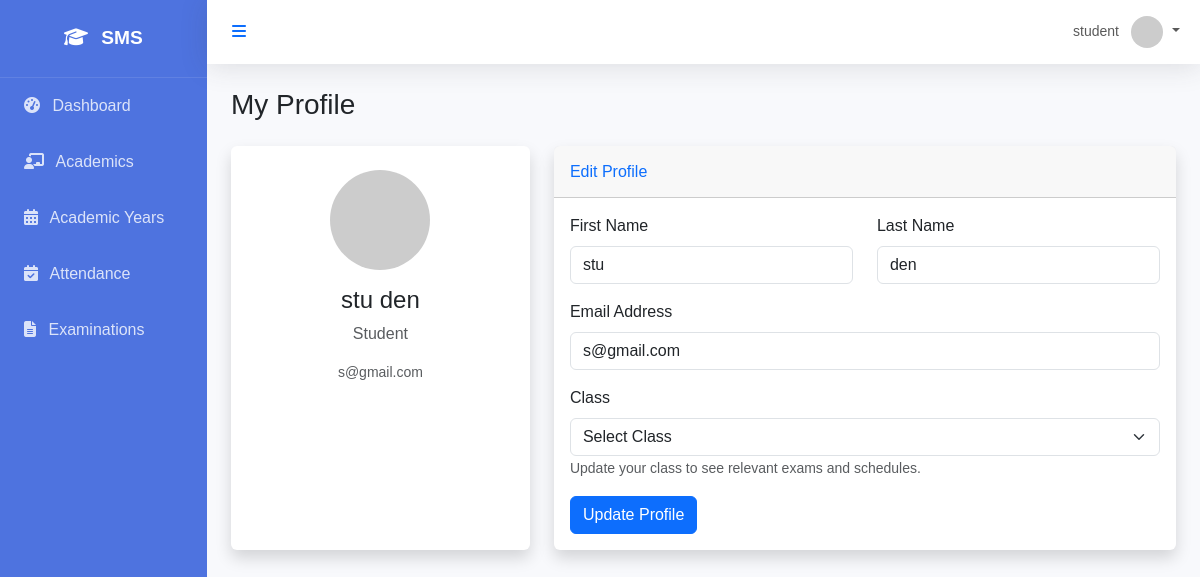
/profile/ (signed in), run on an earlier commit of the app's database.
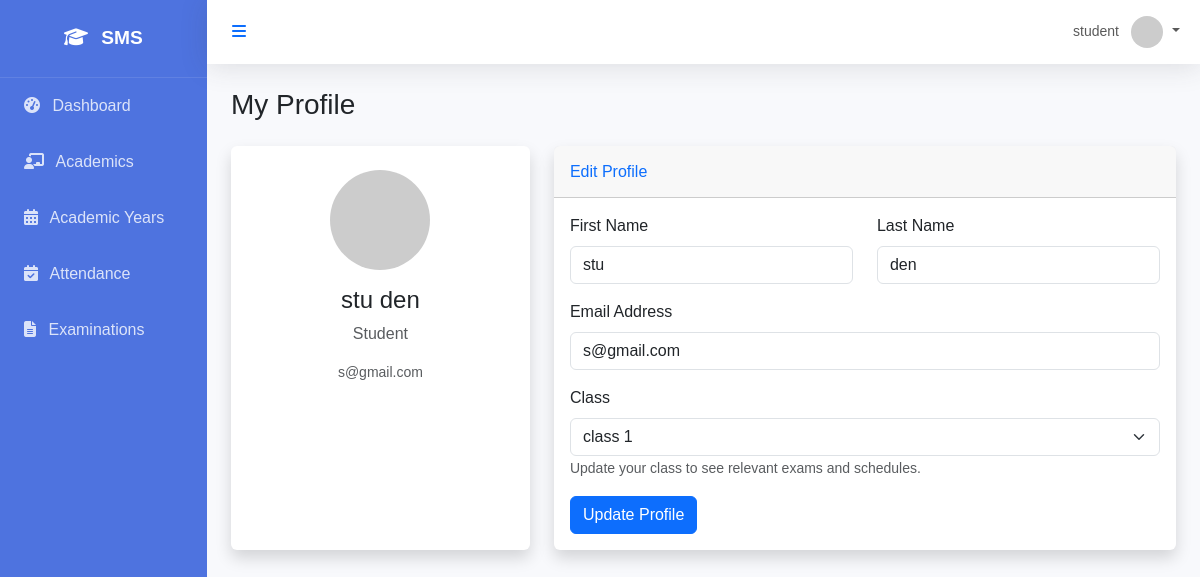
And on a later commit of the database.
### students/models.py (models this page shows, shortened)
class Student(models.Model):
    user = models.OneToOneField(settings.AUTH_USER_MODEL, on_delete=models.CASCADE, related_name='student_profile')
    admission_number = models.CharField(max_length=50, unique=True)
    admission_date = models.DateField()
    roll_number = models.IntegerField(null=True, blank=True)
    date_of_birth = models.DateField()
    gender = models.CharField(max_length=10, choices=[('M', 'Male'), ('F', 'Female'), ('O', 'Other')])
    blood_group = models.CharField(max_length=5, blank=True)
    address = models.TextField()
    phone_number = models.CharField(max_length=15, blank=True)
    current_class = models.ForeignKey('academics.Class', on_delete=models.SET_NULL, null=True, blank=True, related_name='students')
    section = models.ForeignKey('academics.Section', on_delete=models.SET_NULL, null=True, blank=True, related_name='students')
    created_at = models.DateTimeField(auto_now_add=True)
    updated_at = models.DateTimeField(auto_now=True)

### academics/models.py (models this page shows, shortened)
class Class(models.Model):
    name = models.CharField(max_length=50) # e.g. Class 1, Grade 10
    numeric_value = models.IntegerField(unique=True) # For sorting
    class Meta:
        verbose_name_plural = "Classes"
        ordering = ['numeric_value']

### core/views.py (the view)
# urls.py: path('profile/', profile, name='profile'),
@login_required
def profile(request):
    user = request.user
    if request.method == 'POST':
        form = CustomUserChangeForm(request.POST, instance=user)
        if form.is_valid():
            if user.role == User.Role.STUDENT:
                from students.models import Student
                from academics.models import Class
                class_id = request.POST.get('current_class')
                if class_id:
                    student_profile, created = Student.objects.get_or_create(
                        user=user,
                        defaults={
                            'admission_number': user.username,
                            'admission_date': timezone.now().date(),
                            'date_of_birth': timezone.now().date(),
                            'gender': 'O',
                            'address': 'Not Provided',
                        }
                    )
                    student_profile.current_class = Class.objects.get(id=class_id)
                    student_profile.save()
            form.save()
            messages.success(request, 'Profile updated successfully.')
            return redirect('profile')
    else:
        form = CustomUserChangeForm(instance=user)
    context = {'form': form}
    if user.role == User.Role.STUDENT:
        from students.models import Student
        from academics.models import Class
        student_profile, created = Student.objects.get_or_create(
            user=user,
            defaults={
                'admission_number': user.username,
                'admission_date': timezone.now().date(),
                'date_of_birth': timezone.now().date(),
                'gender': 'O',
                'address': 'Not Provided',
            }
        )
        context['classes'] = Class.objects.all()
        context['student_profile'] = student_profile
    return render(request, 'core/profile.html', context)

### core/forms.py
class CustomUserChangeForm(UserChangeForm):
    class Meta:
        model = User
        fields = ('username', 'first_name', 'last_name', 'email', 'role', 'is_active')
        widgets = {
            'role': forms.Select(attrs={'class': 'form-select'}),
            'username': forms.TextInput(attrs={'class': 'form-control'}),
            'first_name': forms.TextInput(attrs={'class': 'form-control'}),
            'last_name': forms.TextInput(attrs={'class': 'form-control'}),
            'email': forms.EmailInput(attrs={'class': 'form-control'}),
            'is_active': forms.CheckboxInput(attrs={'class': 'form-check-input'}),
        }

### templates/core/profile.html (shortened to what this page needs)
{% extends 'base.html' %}
{% load widget_tweaks %}
{% block content %}
<div class="d-sm-flex align-items-center justify-content-between mb-4">
    <h1 class="h3 mb-0 text-gray-800">My Profile</h1>
</div>
<div class="row">
    <div class="col-xl-4 col-md-6 mb-4">
        <div class="card shadow h-100 py-2">
            <div class="card-body text-center">
                <img class="img-profile rounded-circle mb-3" src="https://ui-avatars.com/api/?name={{ user.get_full_name }}&background=random" style="width: 100px; height: 100px;">
                <h4 class="font-weight-bold">{{ user.get_full_name }}</h4>
                <p class="text-muted">{{ user.get_role_display }}</p>
                <p class="text-muted small">{{ user.email }}</p>
            </div>
        </div>
    </div>
    <div class="col-xl-8 col-md-6 mb-4">
        <div class="card shadow h-100">
            <div class="card-header py-3">
                <h6 class="m-0 font-weight-bold text-primary">Edit Profile</h6>
            </div>
            <div class="card-body">
                <form method="post">
                    <div class="row">
                        <div class="col-md-6 mb-3">
                            <label for="{{ form.first_name.id_for_label }}" class="form-label">First Name</label>
                            {% render_field form.first_name class="form-control" %}
                        </div>
                        <div class="col-md-6 mb-3">
                            <label for="{{ form.last_name.id_for_label }}" class="form-label">Last Name</label>
                            {% render_field form.last_name class="form-control" %}
                        </div>
                    </div>
                    <div class="mb-3">
                        <label for="{{ form.email.id_for_label }}" class="form-label">Email Address</label>
                        {% render_field form.email class="form-control" %}
                    </div>
                    {% if user.role == 'STUDENT' %}
                    <div class="mb-3">
                        <label for="current_class" class="form-label">Class</label>
                        <select name="current_class" id="current_class" class="form-select">
                            <option value="">Select Class</option>
                            {% for class in classes %}
                            <option value="{{ class.id }}" {% if student_profile.current_class.id == class.id %}selected{% endif %}>
                                {{ class.name }}
                            </option>
                            {% endfor %}
                        </select>
                        <small class="text-muted">Update your class to see relevant exams and schedules.</small>
                    </div>
                    {% endif %}
                    <button type="submit" class="btn btn-primary">Update Profile</button>
                </form>
            </div>
        </div>
    </div>
</div>
{% endblock %}

What changed in the data, as far as the page shows it:
now on this page (row edited): Student: current_class "class 1"
Also different on the page:
form field current_class: "Select Class" → (not shown)
